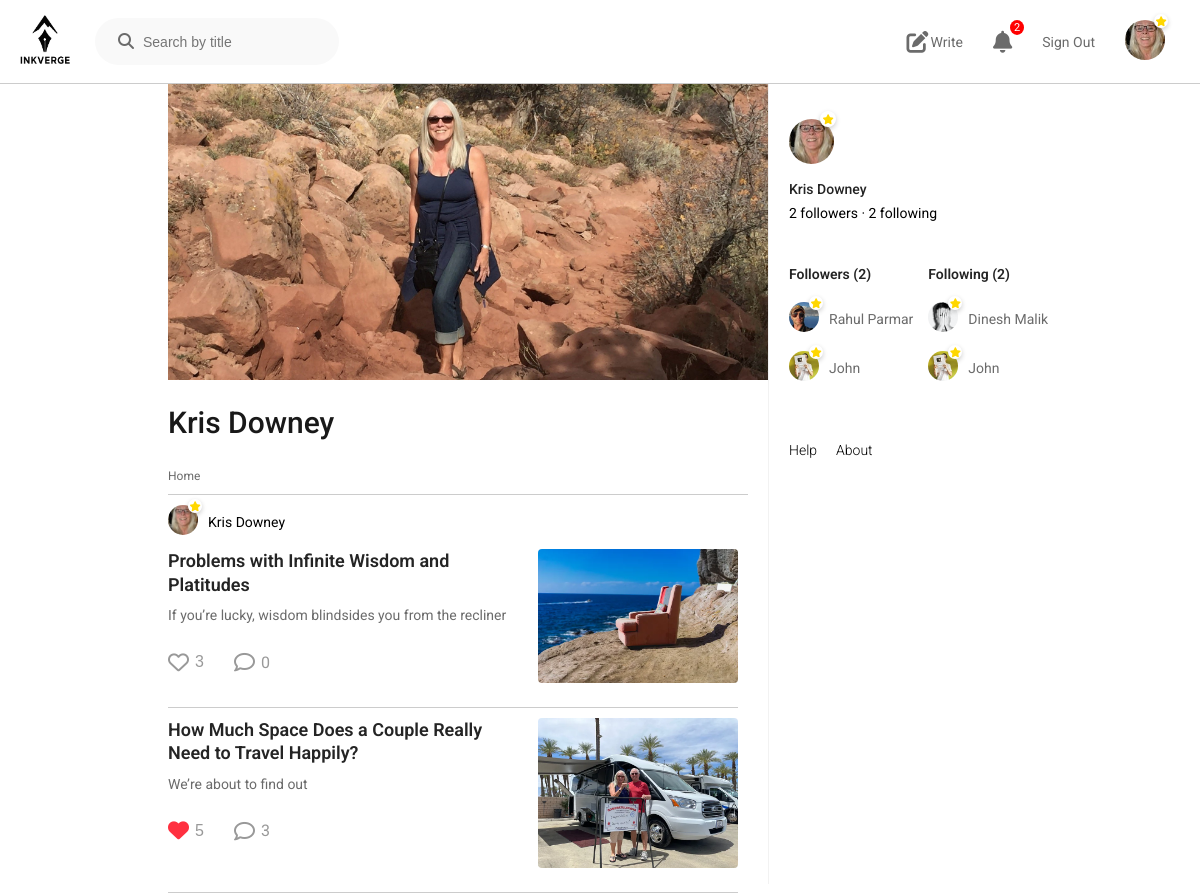
Screenshot of /profile/7/ (signed in) with the database file from the repository.
### blog/models.py (models this page shows, shortened)
class Profile(models.Model):
    user = models.OneToOneField(User, on_delete=models.CASCADE)
    image = models.ImageField(upload_to='profile_images/',null=True)
    cover_img = models.ImageField(upload_to='profile_covers/',null=True)
    is_member = models.BooleanField(default=False)

class Post(models.Model):
    author = models.ForeignKey(User,on_delete=models.CASCADE,related_name="posts")
    title = models.CharField(max_length=255)
    subtitle = models.CharField(max_length=500,null=True)
    description = models.TextField()
    image = models.ImageField(upload_to='post_images/',null=True)
    create_date = models.DateTimeField(auto_now_add=True)
    modify_date = models.DateTimeField(auto_now=True)

class Follow(models.Model):
    follower = models.ForeignKey(User, on_delete=models.CASCADE, related_name='following_set')
    following = models.ForeignKey(User, on_delete=models.CASCADE, related_name='followers_set')
    created_at = models.DateTimeField(auto_now_add=True)
    class Meta:
        unique_together = ('follower', 'following')

### blog/views.py (the view)
# urls.py: path('profile/<int:user_id>/', views.user_profile, name='user_profile'),
@login_required
def user_profile(request, user_id):
    user = User.objects.filter(pk=user_id).first()
    profile, created = Profile.objects.get_or_create(user=user)
    posts = user.posts.all().order_by('-create_date')
    unread_notifications = 0
    if request.user.is_authenticated:
        unread_notifications = request.user.notifications.filter(is_read=False).count()
    my_profile, _ = Profile.objects.get_or_create(user=request.user)
    query = request.GET.get('q','')
    if query:
        posts = user.posts.filter(title__icontains=query).order_by('-create_date')
    else:
        posts = user.posts.all().order_by('-create_date')
    for post in posts:
        post.is_liked = post.likes.filter(user=request.user).exists()
    followers = Follow.objects.filter(following=user)
    following = Follow.objects.filter(follower=user)
    is_following = False
    if user != request.user:
        is_following = Follow.objects.filter(follower=request.user, following=user).exists()
    context = {
        "profile": profile,
        "posts": posts,
        "user_profile": user,
        "my_profile": my_profile,
        "followers": followers,
        "following": following,
        "followers_count": followers.count(),
        "following_count": following.count(),
        "is_following": is_following,
        "query":query,
        "unread_notifications":unread_notifications
    }
    return render(request, '../templates/user_profile.html', context)

### blog/templates/user_profile.html (shortened to what this page needs)
{% load static %}
<!DOCTYPE html>
<html lang="en">
<head>
    <link rel="stylesheet" href="https://cdnjs.cloudflare.com/ajax/libs/font-awesome/6.7.2/css/all.min.css" />
    <link rel="stylesheet" href="{% static 'user_profile.css' %}">
</head>
<body>
  <div class="nav">
    <div class="nav-left">
      <a href="{% url 'index' %}"><img class="logo" src="{% static 'image/logo-2.png' %}" alt="Inkverge Logo"></a>
      <div class="search">
        <form method="get" action="{% url 'index' %}">
          <i id="find" class="fa-solid fa-magnifying-glass"></i>
          <input type="text" class="ss" name="q" placeholder="Search by title" value="{{ query }}">
        </form>
      </div>
    </div>
    <div class="nav-right">
      <a href="{% url 'write' %}" class="hide"><i class="fa-solid fa-pen-to-square"></i><span class="wr">Write</span></a>
      <div class="notify">
        <a href="{% url 'notifications' %}" class="hide">
          <i class="fa fa-bell"></i>
          {% if unread_notifications > 0 %}
            <span class="notification-count">{{ unread_notifications }}</span>
          {% endif %}
        </a>
      </div>
      {% if user.is_authenticated %}
        <a href="{% url 'logout_view' %}" class="hide">Sign Out</a>
      {% else %}
        <a href="{% url 'login_register' %}" class="hide">Sign in</a>
      {% endif %}
      <a href="{% url 'profile' %}" class="nav-profile">
        <div class="profile-badge">
          {% if my_profile.image %}
            <img src="{{ my_profile.image.url }}" alt="{{ request.user.username }}">
          {% else %}
            <img src="{% static 'user_img/default.png' %}" alt="No photo">
          {% endif %}
          {% if my_profile.is_member %}
            <div class="badge"><i id="star" class="fas fa-star"></i></div>
          {% endif %}
        </div>
      </a>
    </div>
  </div>
<div class="container">
        <div class="first">
      </div>
        <div class="second">
            <div class="user-img">
              {% if profile.cover_img %}
                <img src="{{ profile.cover_img.url }}" alt="{{ user_profile.username }}">
              {% else %}
                <img src="{% static 'user_img/default.png' %}" alt="No photo">
              {% endif %}
            </div>
            <div class="user-det">
                <div class="user-name">
                    <span>{{ user_profile.username }}</span>
                </div>
            </div>
            <div class="fr-row">
                    <div class="tagline">
                    <a href="{% url 'user_profile' user_profile.id %}">Home</a>
                    </div>
            </div>
            <div class="top">
                <div class="pc">
                    {% if profile.image %}
                      <img src="{{ profile.image.url }}" alt="{{ user_profile.username }}">
                      {% if profile.is_member %}
                      <div class="badge1"><i id="star" class="fas fa-star"></i></div>
                      {% endif %}
                    {% else %}
                      <img src="{% static 'user_img/default.png' %}" alt="No photo">
                    {% endif %}
                </div>
                <div class="u-name">
                    <p>{{ user_profile.username }}</p>
                </div>
            </div>
            {% for post in posts %}
            <div class="sec-row">
                <div class="left">
                  <a href="{% url 'post_detail' post.pk %}"><h1>{{ post.title }}</h1></a>
                  <a href="{% url 'post_detail' post.pk %}"><p>{{ post.subtitle }}</p></a>
                  <div class="dtc">
                  <div class="ic-l">
                    <form action="{% url 'toggle_like' post.pk %}" method="post">
                      <button type="submit" class="insta-like-btn">
                        {% if post.is_liked %}
                          <i class="fa-solid fa-heart liked"></i>
                        {% else %}
                          <i class="fa-regular fa-heart"></i>
                        {% endif %}
                        <span>{{ post.likes.count }}</span>
                      </button>
                    </form>
                    <a href="{% url 'post_detail' post.pk %}#comment-section">
                      <i class="fa-regular fa-comment"></i>
                      <span>{{ post.comments.count }}</span>
                    </a>
                </div>
              </div>
                </div>
                <div class="right">
                  <a href="{% url 'post_detail' post.pk %}">
                    <img src="{{ post.image.url }}" alt="{{ post.title }}">
                  </a>
                </div>
            </div>
            {% empty %}
              <p style="text-align: center; font-size: 18px; margin-top: 40px;">😔 No posts found.</p>
            {% endfor %}
        </div>
        <div class="third" id="off-original">
          <div class="tr-right">
            <a href="{% url 'user_profile' user_profile.id %}">
              <div class="tr-profile-badge">
                {% if profile.image %}
                  <img src="{{ profile.image.url }}" alt="{{ user_profile.username }}">
                  {% if profile.is_member %}
                    <div class="badge"><i id="star" class="fas fa-star"></i></div>
                  {% endif %}
                {% else %}
                  <img src="{% static 'user_img/default.png' %}" alt="No photo">
                {% endif %}
              </div>
            </a>
          </div>
          <div class="client">
            <h4>{{ user_profile.username }}</h4>
              <p>{{ followers_count }} followers · {{ following_count }} following</p>
          </div>
          <div class="fans">
                <div class="followers">
                    <div class="fav">
                      <h1>Followers ({{ followers_count }})</h1>
                    </div>
                    {% for follow in followers %}
                      <div class="fan-item">
                        <div class="foll">
                            <a href="{% url 'user_profile' follow.follower.id %}">
                              {% if follow.follower.profile.image %}
                                <img src="{{ follow.follower.profile.image.url }}" alt="{{ follow.follower.username }}">
                              {% else %}
                                <img src="{% static 'user_img/default.png' %}" alt="No photo">
                              {% endif %}
                              {% if follow.follower.profile.is_member %}
                                <div class="bad"><i id="star" class="fas fa-star"></i></div>
                              {% endif %}
                            </a>
                          </div>
                        <div class="foll-name">
                          <a href="{% url 'user_profile' follow.follower.id %}">
                              <p>{{ follow.follower.username }}</p>
                          </a>
                        </div>
                      </div>
                    {% empty %}
                      <p>No followers yet.</p>
                    {% endfor %}
                </div>
                <div class="following-block">
                    <div class="fav">
                      <h1>Following ({{ following_count }})</h1>
                    </div>
                    {% for follow in following %}
                      <div class="fan-item">
                        <div class="foll">
                            <a href="{% url 'user_profile' follow.following.id %}">
                              {% if follow.follower.profile.image %}
                                <img src="{{ follow.following.profile.image.url }}" alt="{{ follow.following.username }}">
                              {% else %}
                                <img src="{% static 'user_img/default.png' %}" alt="No photo">
                              {% endif %}
                              {% if follow.following.profile.is_member %}
                                <div class="bad"><i id="star" class="fas fa-star"></i></div>
                              {% endif %}
                            </a>
                          </div>
                        <div class="foll-name">
                          <a href="{% url 'user_profile' follow.following.id %}">
                            <p>{{ follow.following.username }}</p>
                          </a>
                        </div>
                    </div>
                    {% empty %}
                      <p>Not following anyone yet.</p>
                    {% endfor %}
                </div>
          </div>
          <footer>
            <div class="ft">
              <a href="{% url 'help' %}">Help</a>
              <a href="{% url 'about' %}">About</a>
            </div>
          </footer>
        </div>
  </div>
</body>
</html>

### rows the page displays
Profile: image (picture), cover_img (picture)
Post: title "Problems with Infinite Wisdom and Platitudes", subtitle "If you’re lucky, wisdom blindsides you from the recliner", likes.count "3", comments.count "0", image (picture)
Post: title "How Much Space Does a Couple Really Need to Travel Happily?", subtitle "We’re about to find out", likes.count "5", comments.count "3", image (picture)
Follow: follower.profile.image (picture), follower.username "Rahul Parmar"
Follow: follower.profile.image (picture), follower.username "John"
Follow: following.profile.image (picture), following.username "Dinesh Malik"
Follow: following.profile.image (picture), following.username "John"

### other values shown
{{ unread_notifications }} "2"
{{ user_profile.username }} "Kris Downey"
{{ followers_count }} "2"
{{ following_count }} "2"
